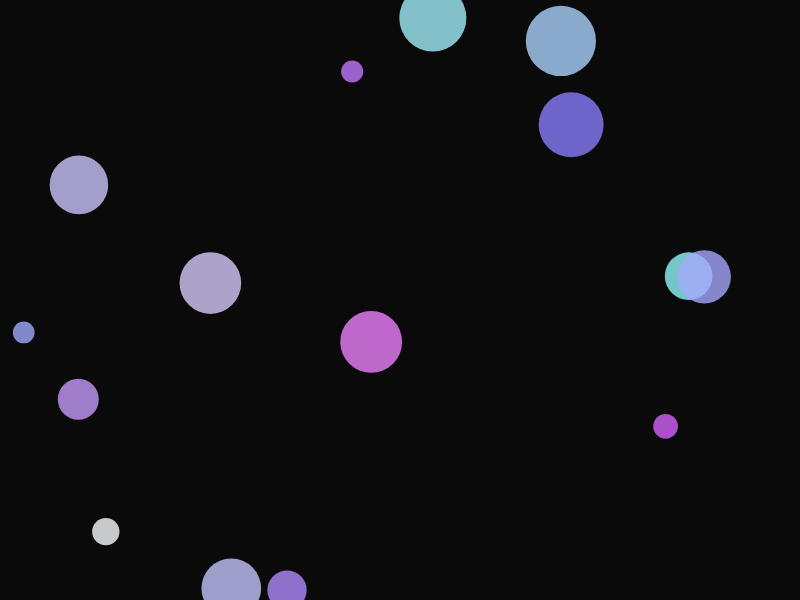
Frame 1 (no input)
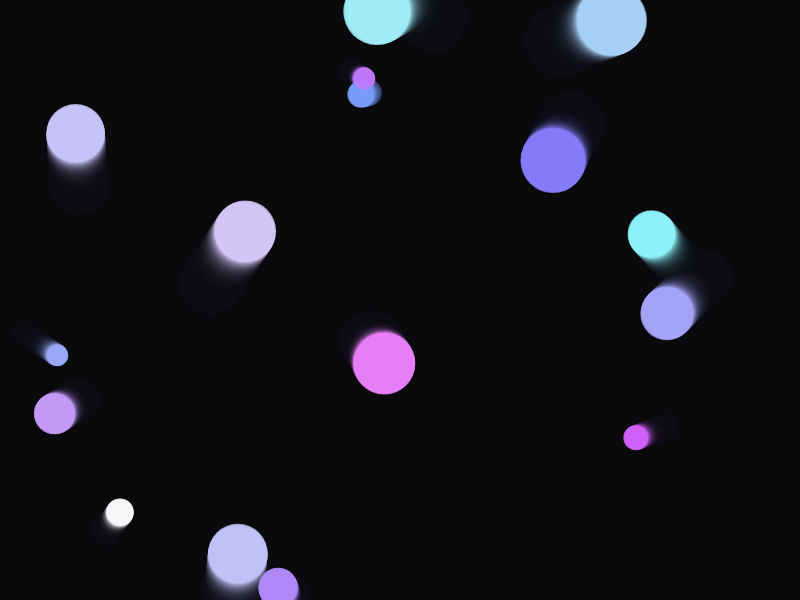
Frame 60 (no input)
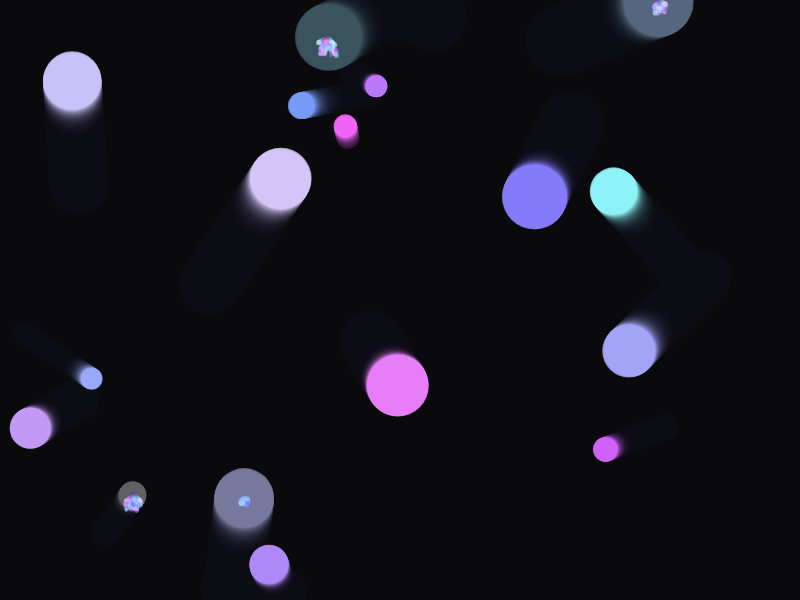
Frame 120 (the mouse pressed at the canvas centre since frame 60)

The p5.js sketch that drew these frames (run headless with seeded random() and noise() and a simulated clock; from frame 60 on, the mouse is pressed at the canvas centre):

// p5.js sketch
// ── sketch.js
let shapes = [];
let particles = [];

class Shape {
  constructor() {
    this.x = random(width);
    this.y = random(height);
    this.size = random(20, 80);
    this.speedX = random(-1, 1);
    this.speedY = random(-1, 1);
    this.life = random(100, 300);
    this.maxLife = this.life;
    this.color = color(random(100, 255), random(100, 255), 255, 200);
  }

  update() {
    this.x += this.speedX;
    this.y += this.speedY;

    if (this.x < 0 || this.x > width) this.speedX *= -1;
    if (this.y < 0 || this.y > height) this.speedY *= -1;

    this.life--;
    if (this.life <= 0) {
      this.createParticles();
      return false;
    }
    return true;
  }

  createParticles() {
    for (let i = 0; i < 50; i++) {
      particles.push(new Particle(this.x, this.y));
    }
  }

  display() {
    noStroke();
    fill(this.color);
    ellipse(this.x, this.y, this.size);
  }
}

class Particle {
  constructor(x, y) {
    this.x = x;
    this.y = y;
    this.size = random(2, 6);
    this.speedY = random(0.5, 2);
    this.speedX = random(-1, 1);
    this.life = random(50, 100);
    this.maxLife = this.life;
    this.color = color(random(100, 255), random(100, 255), 255, 150);
  }

  update() {
    this.x += this.speedX;
    this.y += this.speedY;
    this.life--;
    if (this.life <= 0) return false;
    return true;
  }

  display() {
    noStroke();
    fill(this.color);
    ellipse(this.x, this.y, this.size);
  }
}

function setup() {
  createCanvas(800, 600);
  colorMode(RGB);
  background(10);
  for (let i = 0; i < 15; i++) {
    shapes.push(new Shape());
  }
}

function draw() {
  background(10, 10, 20, 30);

  // Update and display shapes
  for (let i = shapes.length - 1; i >= 0; i--) {
    if (!shapes[i].update()) {
      shapes.splice(i, 1);
    } else {
      shapes[i].display();
    }
  }

  // Add new shapes occasionally
  if (random() < 0.02) {
    shapes.push(new Shape());
  }

  // Update and display particles
  for (let i = particles.length - 1; i >= 0; i--) {
    if (!particles[i].update()) {
      particles.splice(i, 1);
    } else {
      particles[i].display();
    }
  }
}
